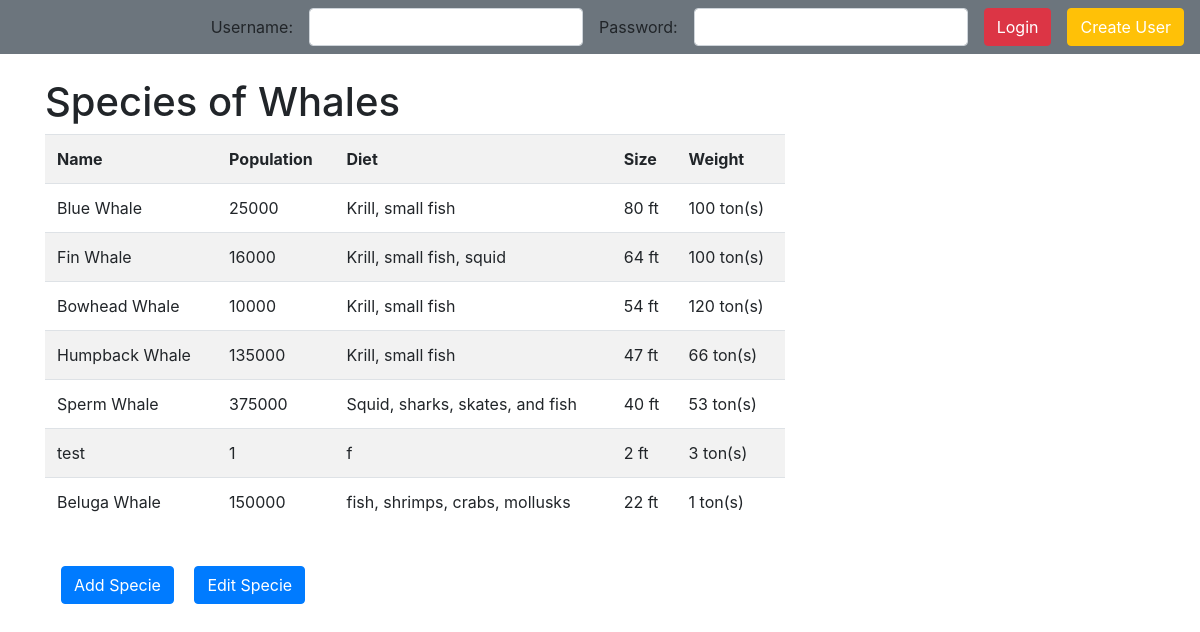
Before: /index/ with the older database file.
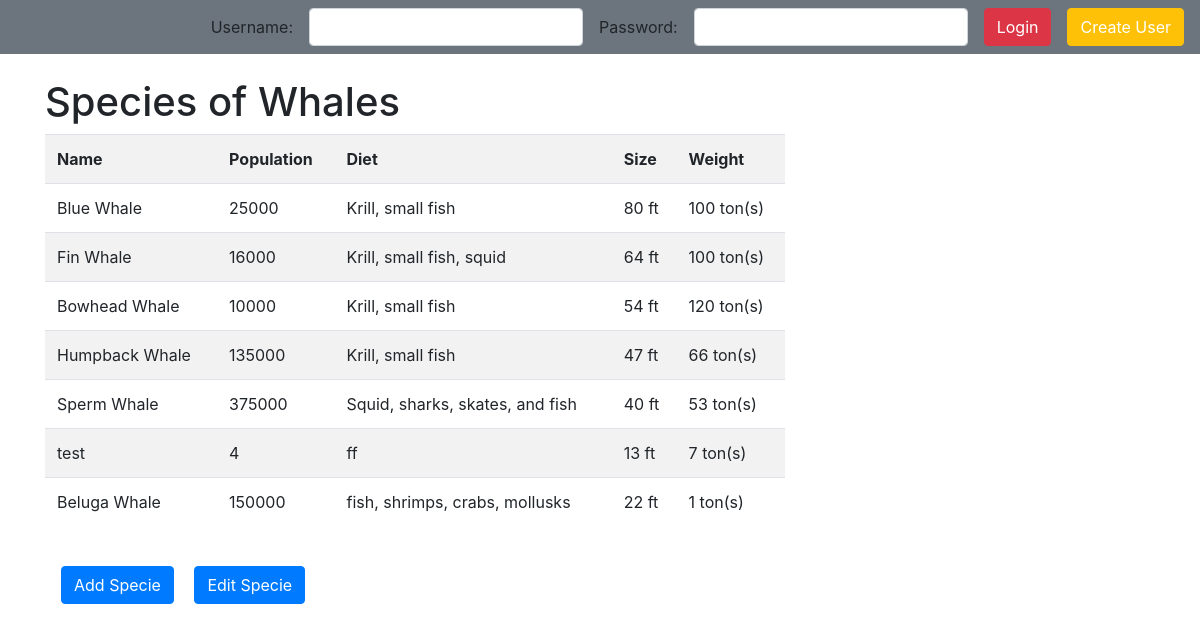
After: the same page with the newer database file.
### WhaleProfiles/models.py (models this page shows, shortened)
class Specie(models.Model):
    name = models.CharField(max_length=500)
    numWhales = models.IntegerField(default=0)
    diet = models.CharField(max_length=500)
    size = models.IntegerField(default=0)
    weight = models.IntegerField(default=0)

### WhaleProfiles/views.py (the view, shortened to what this page needs)
# urls.py: path('index/', views.Index.as_view(), name='index'),
class Index(View):
    allUsers = User.objects.all()
    allProfiles = Profile.objects.all()
    whales = Specie.objects.all()
    def get(self, request):
        context = {
        'allUsers': self.allUsers,
        'allProfiles': self.allProfiles,
        'whales': self.whales
        }
        template = loader.get_template('WhaleProfiles/index.html')
        return HttpResponse(template.render(context, request))

### WhaleProfiles/templates/WhaleProfiles/index.html (shortened to what this page needs)
<!DOCTYPE html>
<html>
  <head>
    <link rel="stylesheet" href="https://maxcdn.bootstrapcdn.com/bootstrap/4.4.1/css/bootstrap.min.css" />
  </head>
  <body>
    <nav class="navbar navbar-expand-sm bg-secondary ">
      {% if user.is_authenticated %}
      <ul class="navbar-nav navbar-right ml-auto">
        <h3>Welcome, {{ user.username }}</h3>
        <form style="margin-left: 1em;" method="POST">
          {% csrf_token %}
          <input type="hidden" name="logout" value="logout"></input>
          <button type="submit" class="btn btn-danger">Logout</button>
        </form>
      </ul>
      {% else %}
      <ul class="navbar-nav pull-right ml-auto">
        <form method="POST">
          <li class="nav-item">
            <div class="form-inline">
              <label style="margin-left: 1em;" for="inputUsername">Username: </label>
              <input style="margin-left: 1em;" type="text" class="form-control" name="inputUsername" id="inputUsername" />
              <label style="margin-left: 1em;" for="inputPassword">Password: </label>
              <input style="margin-left: 1em;" type="password" class="form-control" name="inputPassword" id="inputPassword" />
              <button style="margin-left: 1em;" type="submit" class="btn btn-danger">Login</button>
            </div>
        </form>
      </ul>
      {% endif %}
      <button type="button" class="btn btn-warning" style="margin-left: 1em;">
        <a href="/WhaleProfiles/createUser" style="color:white">
          Create User
        </a>
      </button>
    </nav>
    <br>
    <div class="container">
      <div>
        <h1>
          Species of Whales
        </h1>
        <table class="col-6 col-sm-4 col-lg-8 table table-striped">
            <thread class = "thead-light">
              <tr>
                <th>Name</th>
                <th>Population</th>
                <th>Diet</th>
                <th>Size</th>
                <th>Weight</th>
              </tr>
            </thread>
             {% for whale in whales %}
              <tr>
                <td>{{whale.name}}</td>
                <td>{{whale.numWhales}}</td>
                <td>{{whale.diet}}</td>
                <td>{{whale.size}} ft</td>
                <td>{{whale.weight}} ton(s)</td>
              </tr>
            {% endfor %}
          </table>
        <br />
      </div>
      <div>
        <button type="button" class="btn btn-primary" style="margin-left: 1em;">
          <a href="/WhaleProfiles/addSpecie" style="color:white">
            Add Specie
          </a>
        </button>
        <button type="button" class="btn btn-primary" style="margin-left: 1em;">
          <a href="/WhaleProfiles/editSpecie" style="color:white">
            Edit Specie
          </a>
        </button>
      </div>
    </div>
  </body>
</html>

Changed rows visible on the page:
changed Specie "test": numWhales "1" → "4"; diet "f" → "ff"; size "2" → "13"; weight "3" → "7"
